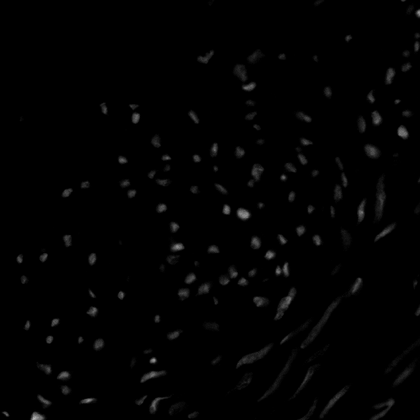
%> input picture Atividades/Pratica 3/im_cells.png, 420 x 420 px, shrunk from 647 x 647 before the run
$ octave 'Pratica_03_PDI_[Euller].m'   (GNU Octave 9; MATLAB toolbox functions it lacks are replaced by stand-ins)
%> lines starting %> are read from the running program, lines starting %| are printed output that depends on the picture; in (x1, y1, x2, y2) boxes, pixels count from 0 and x2, y2 are one past the last pixel; in counts of white or black regions, pixels touching at a corner belong together; the program's own positions count from 1
#Nome: Euller Henrique Bandeira Oliveira
#Matrícula: 11821BSI210

# 1) Produza a imagem ‘negativa’ do arquivo ‘im_cells.png’

clear('all');
close('all');

original = imread("im_cells.png");
%> original is the input picture: size 420x420 uint8; min 0, max 183, mean 2.4

L = 256;

negativa = L - 1 - original;
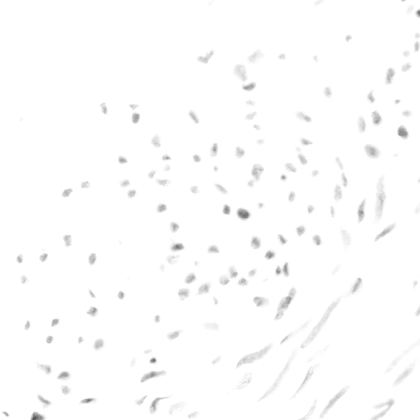
%> negativa: size 420x420 uint8; min 72, max 255, mean 252.6

figure;
imshow(negativa);
title("Imagem negativa");

#2) Com a imagem negativa, produza a imagem original novamente.

original = negativa - (L - 1) + original;

figure;
imshow(original);
title("Imagem Original");

#3) Mostre lado a lado a imagem original e a negativa. Em qual deles os objetos presentes na
#imagem são melhor percebidos? Justifique.

figure;
subplot(1, 2, 1);
imshow(original);
title("Imagem Original");

subplot(1, 2, 2);
imshow(negativa);
title("Imagem negativa");

#Os objetos são melhor percebidos na imagem negativa, pois na imagem negativa os objetos se destacam mais.

#4) Aplique a imagem uma função logarítmica.

#c = Contraste

c=31.875;
logaritima = c*log2(original+1);

figure;
imshow(logaritima);
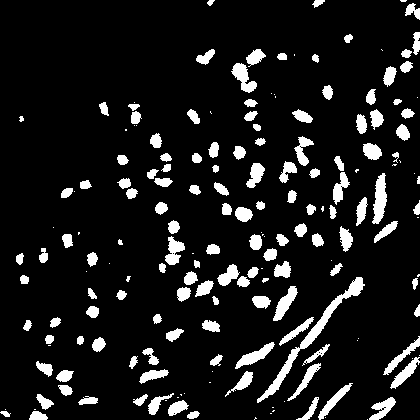
%> displayed picture: size 420x420, on the screen's scale of 0 to 255; 10.7% white; 185 white regions (51 under 20 px), largest, box (x1, y1, x2, y2) and area: (257, 277, 365, 403) 1225, (372, 173, 387, 224) 480, (231, 63, 257, 93) 375


#5) Abra a imagem 'pout.tif' e mostre seu histograma. (pode usar função do ambiente)

pkg load image;
hist = imread("pout.tif");
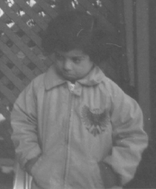
%> input picture Atividades/Pratica 3/pout.tif, 156 x 189 px, shrunk from 240 x 291 before the run
%> hist is the input picture: size 189x156 uint8; min 75, max 225, mean 110.3

figure;
imhist(hist);
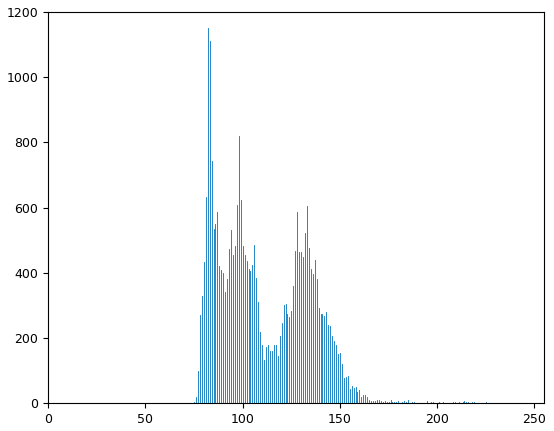
%> figure redrawn from the program's plot data; highest point at x = 82, y = 1152


#6) Equalize a imagem anterior e mostre novamente seu histograma. Mostra a curva de
#transformação (consulte https://www.mathworks.com/help/images/histogram-equalization.
#html) (pode usar função do ambiente)

equi = histeq(hist);
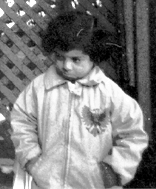
%> equi: size 189x156 uint8; min 0, max 255, mean 127.5


figure;
imhist(equi, 64);
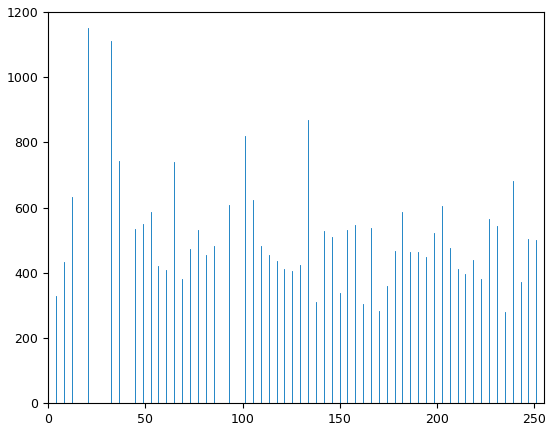
%> figure redrawn from the program's plot data; highest point at x = 20.24, y = 1152


[x,y] = histeq(hist);
%> y = 256 values from 0 to 1
figure;
plot((0:255)/255,y);
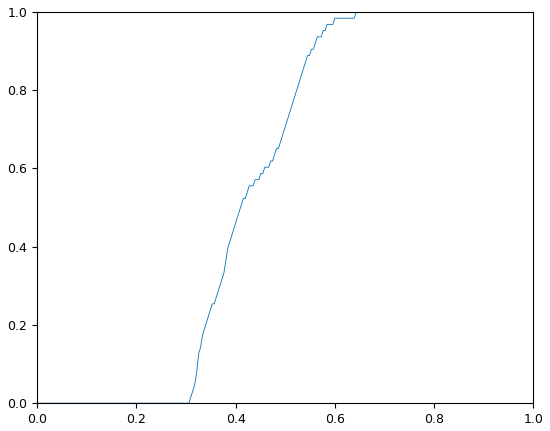
%> figure redrawn from the program's plot data; curve peaks at x = 0.643, y = 1

#7) Implemente o algoritmo de equalização de histograma e aplique a imagem ‘imcells.png’

rk = imread("im_cells.png");
[x,y] = size(rk);
%> x = 420; y = 420

# n^k
nk = zeros(1,256);

for i = 1:x
    for j = 1:y

        #rk(0,0) = 0
        #rk(0,1) = 0
        #rk(1,2) = 0
        #rk(1,3) = 0
        #...
        #
        #nk(0+1)
        #nk(1)
        #nk(1) = nk(1) + 1
        #nk(1) = 0 + 1
        #nk(1) = 1
        #...

        nk( rk(i,j) + 1 )++;

    end
end

#pr_rk

pr_rk = zeros(1,256);

for i = 1:256

    #nk(1) = 378408
    #x = 647
    #y = 647
    #x * y = 418609
    #pr_rk(1) = nk(1) / (x*y)
    #0.9039652754718603
    #...

    pr_rk(i) = nk(i) / (x * y);

end

#cdf

cdf = zeros(1,256);

for i = 1:256

    if i == 1
        #cdf(1) = pr_rk(1)
        #cdf(1) = 0.9039652754718603
        cdf(i) = pr_rk(i);

    else
        #cdf(2) = pr_rk(1) + pr_rk(2)
        #cdf(2) = 0.9039652754718603 + 0.003972680950481236
        #cdf(2) = 0.9079379564223415
        #...
        cdf(i) = pr_rk(i-1) + pr_rk(i);

    end

end

#tr_rk para o intervalo [0,7]

tr_rk = zeros(1,256);
L = 256;

for i = 1:256

    #tr_rk(1) = (256-1)*0.9039652754718603
    #tr_rk(1) = 230.5111452453244
    tr_rk(i) = (L-1)*cdf(i);

end


#sk

sk = zeros(1,256);

for i = 1:256
    #tr_rk(1) = 230.5111452453244
    #sk(1) = round(tr_rk(1)
    #sk(1) = 231
    sk(i) = round(tr_rk(i));

end

#ps_sk

ps_sk = zeros(1,256);


for i=1:256

  for j=1:256

    if(sk(j) == i)

      ps_sk(i) += pr_rk(j);

    end

  end

end
